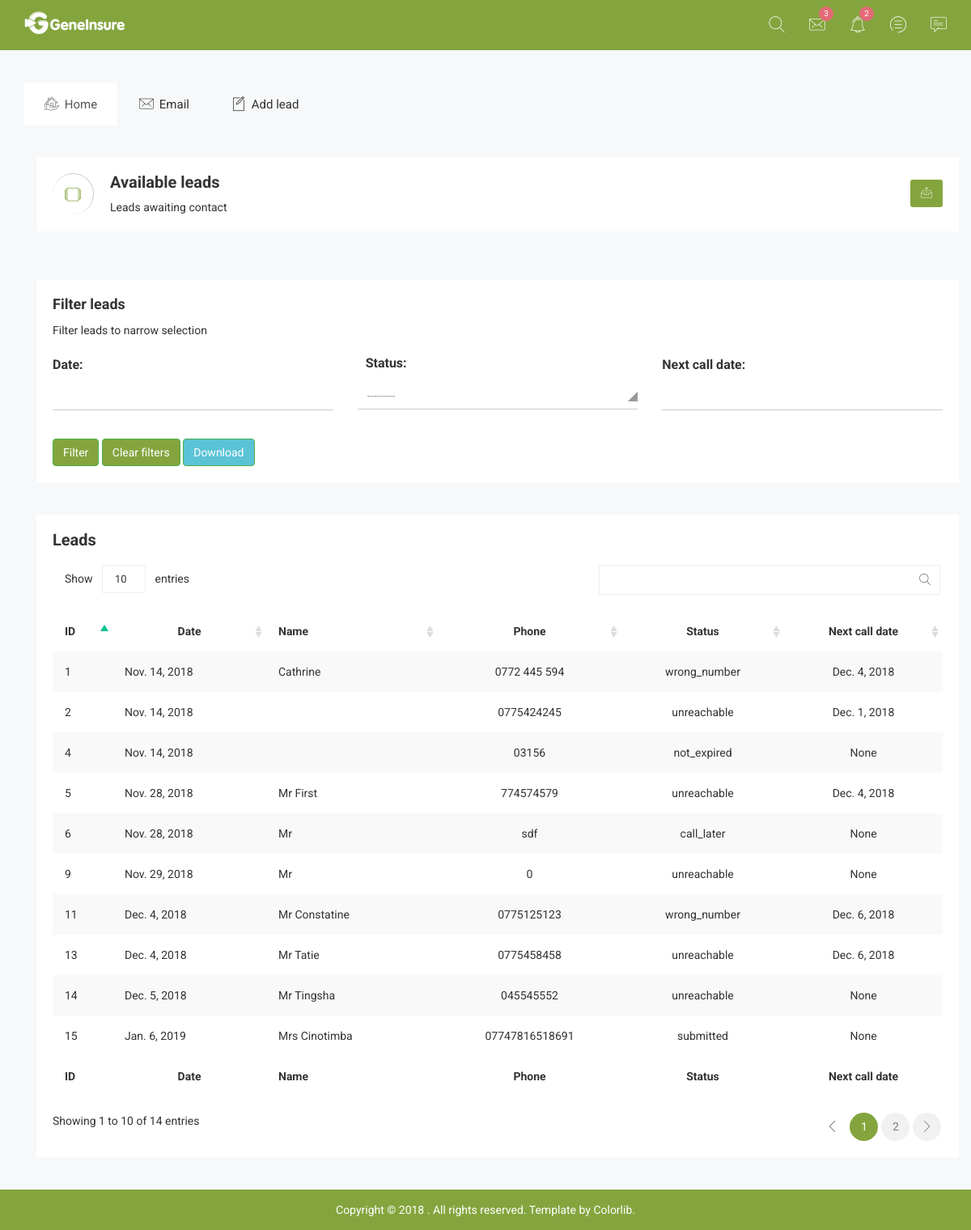
/supervisor_leads/, run on the app's committed database.
### lead_mgt/models.py (models this page shows, shortened)
class Lead(models.Model):
    agent = models.ForeignKey(User, null=True, on_delete=models.SET_DEFAULT, default=1)
    lead_date = models.DateField(verbose_name='Date')
    title = models.CharField(max_length=10, blank=True)
    first_name = models.CharField(max_length=50, blank=True)
    last_name = models.CharField(max_length=50)
    phone_number = models.CharField(max_length=50)
    status = models.CharField(max_length=30,
                              default='submitted',
                              choices=(
                                  ('submitted', 'submitted'),
                                  ('unreachable', 'unreachable'),
                                  ('unreachable_follow_up', 'unreachable follow up'),
                                  ('wrong_number', 'wrong number'),
                                  ('converted', 'converted'),
                                  ('not_interested', 'not interested'),
                                  ('not_expired', 'not expired'),
                                  ('call_later', 'call later'),
                                  ('quoted', 'quoted'),
                                  ('bad_line', 'bad line')
                              )
                              )
    next_call_date = models.DateField(blank=True, null=True)

### lead_mgt/views.py (the view, shortened to what this page needs)
# urls.py: path('supervisor_leads/', views.supervisor_leads, name='supervisor_leads'),
def supervisor_leads(request):
    leads = Lead.objects.exclude(status='converted').exclude(status='not_interested')
    lead_filter = LeadFilter(request.GET, queryset=leads)
    return render(
        request,
        'lead_mgt/supervisor_leads.html',
        {
            'filter': lead_filter
        }
    )

### lead_mgt/templates/lead_mgt/supervisor_leads.html (shortened to what this page needs)
{% extends 'lead_mgt/index-3.html' %}
{% load widget_tweaks %}
{% block content %}
	<div class="breadcomb-area">
		<div class="container">
			<div class="row">
				<div class="col-lg-12 col-md-12 col-sm-12 col-xs-12">
					<div class="breadcomb-list">
						<div class="row">
							<div class="col-lg-6 col-md-6 col-sm-6 col-xs-12">
								<div class="breadcomb-wp">
									<div class="breadcomb-icon">
										<i class="notika-icon notika-windows"></i>
									</div>
									<div class="breadcomb-ctn">
										<h2>Available leads</h2>
										<p>Leads awaiting contact</p>
									</div>
								</div>
							</div>
							<div class="col-lg-6 col-md-6 col-sm-6 col-xs-3">
								<div class="breadcomb-report">
									<button data-toggle="tooltip" data-placement="left" title="Download Report" class="btn"><i class="notika-icon notika-sent"></i></button>
								</div>
							</div>
						</div>
					</div>
				</div>
			</div>
		</div>
	</div>
    <div class="datepicker-area margin-40-bottom">
        <div class="container">
            <div class="row">
                <div class="col-lg-12 col-md-12 col-sm-12 col-xs-12">
                    <div class="datepicker-int mg-t-30">
                        <div class="cmp-tb-hd">
                            <h4>Filter leads</h4>
                            <p>Filter leads to narrow selection</p>
                        </div>
                        <form method="get">
                            <div class="row">
                                <div class="col-lg-4 col-md-4 col-sm-4 col-xs-12">
                                    <div class="form-group nk-datapk-ctm form-elet-mg" id="data_1">
                                        <label>{{ filter.form.lead_date.label_tag  }}</label>
                                        <div class="input-group date nk-int-st">
                                            {% render_field filter.form.lead_date class="form-control" autocomplete="off" %}
                                        </div>
                                    </div>
                                </div>
                                <div class="col-lg-4 col-md-4 col-sm-4 col-xs-12">
                                    <div class="nk-int-mk sl-dp-mn sm-res-mg-t-10">
                                        <h2>{{ filter.form.status.label_tag  }}</h2>
                                    </div>
                                    <div class="bootstrap-select fm-cmp-mg">
                                        {% render_field filter.form.status class="selectpicker" data-live-search="true" autocomplete="off" %}
                                    </div>
                                </div>
                                <div class="col-lg-4 col-md-4 col-sm-4 col-xs-12">
                                    <div class="form-group nk-datapk-ctm form-elet-mg" id="data_1">
                                        <label>{{ filter.form.next_call_date.label_tag  }}</label>
                                        <div class="input-group date nk-int-st">
                                            {% render_field filter.form.next_call_date class="form-control" autocomplete="off" %}
                                        </div>
                                    </div>
                                </div>
                            </div>
                            <div class="form-example-int mg-t-15 ">
                                <input class="btn btn-success notika-btn-success waves-effect mg-t-20 std-background" type="submit" value="Filter" name="filter">
                                <a href="{% url 'lead_mgt:supervisor_leads' %}" class="btn btn-success notika-btn-success waves-effect mg-t-20 std-background">Clear filters</a>
                                <input class="btn btn-success notika-btn-success waves-effect mg-t-20 secondary-background" type="submit" value="Download" name="download">
                            </div>
                        </form>
                    </div>
                </div>
            </div>
        </div>
    </div>
    <div class="data-table-area">
        <div class="container">
            <div class="row">
                <div class="col-lg-12 col-md-12 col-sm-12 col-xs-12">
                    <div class="data-table-list">
                        <div class="basic-tb-hd">
                            <h2>Leads</h2>
                        </div>
                        <div class="table-responsive">
                            <table id="data-table-basic" class="table table-striped hover">
                                <thead>
                                    <tr>
                                        <th>ID </th>
                                        <th class="dt-head-center">Date</th>
                                        <th>Name</th>
                                        <th class="dt-head-center">Phone</th>
                                        <th class="dt-head-center">Status</th>
                                        <th class="dt-head-center">Next call date</th>
                                    </tr>
                                </thead>
                                <tbody>
                                {% for lead in filter.qs %}
                                    <tr>
                                        <td>{{ lead.id }}</td>
                                        <td>{{ lead.lead_date }}</td>
                                        <td>{{ lead.title }} {{ lead.first_name }} {{ last_name }}</td>
                                        <td class="dt-body-center">{{ lead.phone_number }}</td>
                                        <td class="dt-body-center">{{ lead.status }}</td>
                                        <td class="dt-body-center">{{ lead.next_call_date }}</td>
                                    </tr>
                                {% endfor %}
                                </tbody>
                                <tfoot>
                                     <tr>
                                        <th>ID </th>
                                        <th class="dt-head-center">Date</th>
                                        <th>Name</th>
                                        <th class="dt-head-center">Phone</th>
                                        <th class="dt-head-center">Status</th>
                                        <th class="dt-head-center">Next call date</th>
                                    </tr>
                                </tfoot>
                            </table>
                        </div>
                    </div>
                </div>
            </div>
        </div>
    </div>
{% endblock %}

### lead_mgt/templates/lead_mgt/index-3.html (shortened to what this page needs)
{% load static %}
<!doctype html>
<html class="no-js" lang="">
<head>
    <link rel="stylesheet" href="{% static 'lead_mgt/css/bootstrap.min.css' %}">
    <link rel="stylesheet" href="{% static 'lead_mgt/css/datapicker/datepicker3.css' %}">
    <link rel="stylesheet" href="{% static 'lead_mgt/css/bootstrap-select/bootstrap-select.css' %}">
    <link rel="stylesheet" href="{% static 'lead_mgt/css/font-awesome.min.css' %}">
    <link rel="stylesheet" href="{% static 'lead_mgt/css/owl.carousel.css' %}">
    <link rel="stylesheet" href="{% static 'lead_mgt/css/owl.theme.css' %}">
    <link rel="stylesheet" href="{% static 'lead_mgt/css/owl.transitions.css' %}">
    <link rel="stylesheet" href="{% static 'lead_mgt/css/meanmenu/meanmenu.min.css' %}">
    <link rel="stylesheet" href="{% static 'lead_mgt/css/animate.css' %}">
    <link rel="stylesheet" href="{% static 'lead_mgt/css/normalize.css' %}">
    <link rel="stylesheet" href="{% static 'lead_mgt/css/scrollbar/jquery.mCustomScrollbar.min.css' %}">
    <link rel="stylesheet" href="{% static 'lead_mgt/css/jvectormap/jquery-jvectormap-2.0.3.css' %}">
    <link rel="stylesheet" href="{% static 'lead_mgt/css/notika-custom-icon.css' %}">
    <link rel="stylesheet" href="{% static 'lead_mgt/css/jquery.dataTables.min.css' %}">
    <link rel="stylesheet" href="{% static 'lead_mgt/css/main.css' %}">
    <link rel="stylesheet" href="{% static 'lead_mgt/css/wave/waves.min.css' %}">
    <link rel="stylesheet" href="{% static 'lead_mgt/css/style.css' %}">
    <link rel="stylesheet" href="{% static 'lead_mgt/css/responsive.css' %}">
    <link rel="stylesheet" href="{% static 'lead_mgt/style.css' %}">
</head>
<body>
    <div class="header-top-area">
        <div class="container">
            <div class="row">
                <div class="col-lg-4 col-md-4 col-sm-12 col-xs-12">
                    <div class="logo-area">
                        <a href="#"><img src="{% static 'lead_mgt/img/logo/logo.png' %}" alt="" /></a>
                    </div>
                </div>
                <div class="col-lg-8 col-md-8 col-sm-12 col-xs-12">
                    <div class="header-top-menu">
                        <ul class="nav navbar-nav notika-top-nav">
                            <li class="nav-item dropdown">
                                <a href="#" data-toggle="dropdown" role="button" aria-expanded="false" class="nav-link dropdown-toggle"><span><i class="notika-icon notika-search"></i></span></a>
                            </li>
                            <li class="nav-item dropdown">
                                <a href="#" data-toggle="dropdown" role="button" aria-expanded="false" class="nav-link dropdown-toggle"><span><i class="notika-icon notika-mail"></i></span></a>
                            </li>
                            <li class="nav-item nc-al"><a href="#" data-toggle="dropdown" role="button" aria-expanded="false" class="nav-link dropdown-toggle"><span><i class="notika-icon notika-alarm"></i></span><div class="spinner4 spinner-4"></div><div class="ntd-ctn"><span>3</span></div></a>
                            </li>
                            <li class="nav-item"><a href="#" data-toggle="dropdown" role="button" aria-expanded="false" class="nav-link dropdown-toggle"><span><i class="notika-icon notika-menus"></i></span><div class="spinner4 spinner-4"></div><div class="ntd-ctn"><span>2</span></div></a>
                            </li>
                            <li class="nav-item"><a href="#" data-toggle="dropdown" role="button" aria-expanded="false" class="nav-link dropdown-toggle"><span><i class="notika-icon notika-chat"></i></span></a>
                            </li>
                        </ul>
                    </div>
                </div>
            </div>
        </div>
    </div>
    <div class="main-menu-area mg-tb-40">
        <div class="container">
            <div class="row">
                <div class="col-lg-12 col-md-12 col-sm-12 col-xs-12">
                    <ul class="nav nav-tabs notika-menu-wrap menu-it-icon-pro">
                        <li class="active"><a data-toggle="tab" href="#Home"><i class="notika-icon notika-house"></i> Home</a></li>
                        <li><a data-toggle="tab" href="#mailbox"><i class="notika-icon notika-mail"></i> Email</a></li>
                        <li><a data-toggle="tab" href="{% url 'lead_mgt:add_lead' %}"><i class="notika-icon notika-edit"></i> Add lead</a></ul>
                </div>
            </div>
        </div>
    </div>
    <div class="container">
    {% block content %}{% endblock %}
    </div>
    <div class="footer-copyright-area">
        <div class="container">
            <div class="row">
                <div class="col-lg-12 col-md-12 col-sm-12 col-xs-12">
                    <div class="footer-copy-right">
                        <p>Copyright © 2018
. All rights reserved. Template by <a href="https://colorlib.com">Colorlib</a>.</p>
                    </div>
                </div>
            </div>
        </div>
    </div>
</body>
</html>

### lead_mgt/static/lead_mgt/css/main.css (style rules this page uses)
html { color: #222; font-size: 1em; line-height: 1.4; }
audio, canvas, iframe, img, svg, video { vertical-align: middle; }

### lead_mgt/static/lead_mgt/style.css (style rules this page uses)
.margin-40-bottom { margin-bottom: 40px; }
.std-background { background-color: #84A53E; }
.secondary-background { background-color: #5AC3D6; }

### data on the page
Lead: id "1", lead_date "Nov. 14, 2018", first_name "Cathrine", phone_number "0772 445 594", status "wrong_number", next_call_date "Dec. 4, 2018"
Lead: id "2", lead_date "Nov. 14, 2018", phone_number "0775424245", status "unreachable", next_call_date "Dec. 1, 2018"
Lead: id "4", lead_date "Nov. 14, 2018", phone_number "03156", status "not_expired", next_call_date "None"
Lead: id "5", lead_date "Nov. 28, 2018", title "Mr", first_name "First", phone_number "774574579", status "unreachable", next_call_date "Dec. 4, 2018"
Lead: id "6", lead_date "Nov. 28, 2018", title "Mr", phone_number "sdf", status "call_later", next_call_date "None"
Lead: id "9", lead_date "Nov. 29, 2018", title "Mr", phone_number "0", status "unreachable", next_call_date "None"
Lead: id "11", lead_date "Dec. 4, 2018", title "Mr", first_name "Constatine", phone_number "0775125123", status "wrong_number", next_call_date "Dec. 6, 2018"
Lead: id "13", lead_date "Dec. 4, 2018", title "Mr", first_name "Tatie", phone_number "0775458458", status "unreachable", next_call_date "Dec. 6, 2018"
Lead: id "14", lead_date "Dec. 5, 2018", title "Mr", first_name "Tingsha", phone_number "045545552", status "unreachable", next_call_date "None"
Lead: id "15", lead_date "Jan. 6, 2019", title "Mrs", first_name "Cinotimba", phone_number "07747816518691", status "submitted", next_call_date "None"

### other printed values
{{ filter.form.lead_date.label_tag }} "Date:"
{{ filter.form.status.label_tag }} "Status:"
{{ filter.form.next_call_date.label_tag }} "Next call date:"
